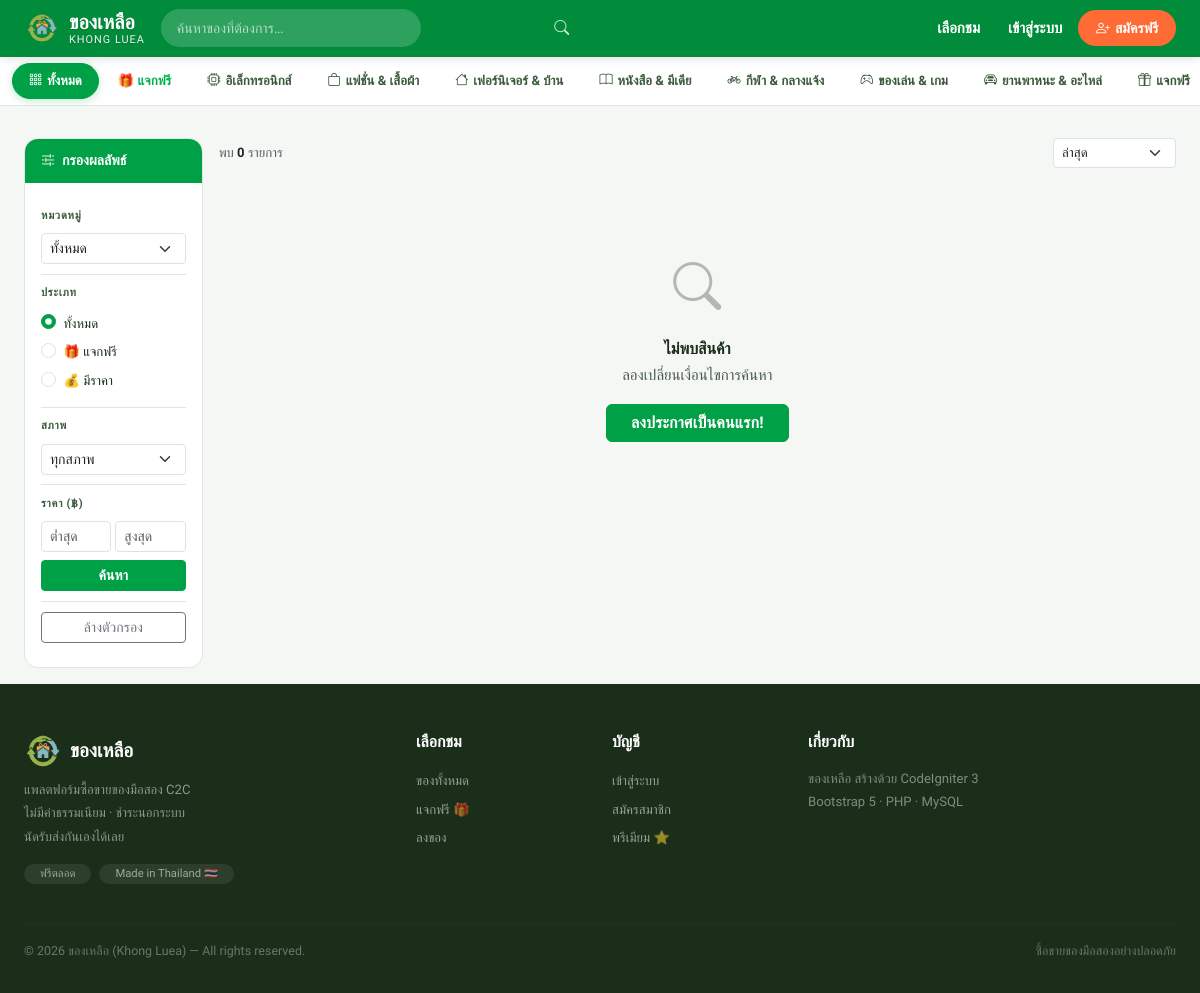
Screenshot of /index.php/frontend/items with the database file from the repository.
### tables this page shows
CREATE TABLE `categories` (
  `id`          INT(11)  UNSIGNED NOT NULL AUTO_INCREMENT,
  `parent_id`   INT(11)  UNSIGNED     NULL DEFAULT NULL,
  `name`        VARCHAR(100)      NOT NULL,
  `slug`        VARCHAR(120)      NOT NULL,
  `icon`        VARCHAR(100)          NULL DEFAULT NULL,
  `sort_order`  SMALLINT(5)  UNSIGNED NOT NULL DEFAULT 0,
  `is_active`   TINYINT(1)        NOT NULL DEFAULT 1,
  `created_at`  DATETIME          NOT NULL DEFAULT CURRENT_TIMESTAMP,
  PRIMARY KEY (`id`),
  UNIQUE KEY `uq_categories_slug` (`slug`),
  KEY `idx_categories_parent` (`parent_id`),
  CONSTRAINT `fk_categories_parent`
    FOREIGN KEY (`parent_id`) REFERENCES `categories` (`id`)
    ON DELETE SET NULL ON UPDATE CASCADE
);

### application/controllers/frontend/Items.php (called while the page is built, shortened)
<?php
class Items extends CI_Controller {
    public function __construct()
    {
        $this->load->model(['Item_model', 'Category_model', 'Image_model', 'Favorite_model']);
        $this->load->library('pagination');
    }
    public function index(): void
    {
        $filters = [
            'category_id' => $this->input->get('category_id'),
            'is_free'     => $this->input->get('is_free'),
            'condition'   => $this->input->get('condition'),
            'min_price'   => $this->input->get('min_price'),
            'max_price'   => $this->input->get('max_price'),
            'search'      => $this->input->get('q', TRUE),
            'sort'        => $this->input->get('sort') ?: 'newest',
        ];
        $total   = $this->Item_model->count_list($filters);
        $page    = max(1, (int)$this->input->get('page'));
        $offset  = ($page - 1) * ITEMS_PER_PAGE;
        $config = [
            'base_url'    => current_url() . '?' . http_build_query(array_filter($filters)),
            'total_rows'  => $total,
            'per_page'    => ITEMS_PER_PAGE,
            'uri_segment' => 0,
            'use_page_numbers' => TRUE,
            'query_string_segment' => 'page',
        ];
        $this->pagination->initialize($config);
        $data = [
            'title'      => 'Browse Items',
            'items'      => $this->Item_model->get_list($filters, ITEMS_PER_PAGE, $offset),
            'categories' => $this->Category_model->get_all_active(),
            'filters'    => $filters,
            'total'      => $total,
            'pagination' => $this->pagination->create_links(),
        ];
        $this->_render('items/index', $data);
    }
    private function _render(string $view, array $data = []): void
    {
        $this->load->view('layouts/frontend_layout', array_merge($data, ['content_view' => 'frontend/' . $view]));
    }
}

### index.php (called while the page is built, shortened)
<?php
require_once BASEPATH."core/CodeIgniter.php";

### application/helpers/auth_helper.php (called while the page is built, shortened)
<?php
if ( ! function_exists('is_logged_in')) {
    function is_logged_in(): bool {
        $CI =& get_instance();
        return (bool) $CI->session->userdata('user_id');
    }
}

### application/models/Category_model.php (called while the page is built, shortened)
<?php
class Category_model extends CI_Model {
    protected string $table = 'categories';
    public function get_all_active(): array
    {
        return $this->db->where('is_active', 1)->order_by('sort_order', 'ASC')->get($this->table)->result_array();
    }
}

### application/models/Item_model.php (called while the page is built, shortened)
<?php
class Item_model extends CI_Model {
    protected string $table = 'items';
    private function _base_query(array $filters = []): void
    {
        $this->db->select('items.*, users.name AS seller_name,
            (SELECT image_path FROM item_images WHERE item_id=items.id AND is_primary=1 LIMIT 1) AS primary_image')
            ->from($this->table)
            ->join('users', 'users.id = items.user_id')
            ->where('users.is_banned', 0);
        if (!empty($filters['user_id'])) {
            $this->db->where('items.user_id', (int)$filters['user_id'])
                     ->where('items.status !=', ITEM_DELETED);
        } else {
            $this->db->where_in('items.status', [ITEM_ACTIVE, ITEM_RESERVED]);
        }
    }
    public function get_list(array $filters = [], int $limit = ITEMS_PER_PAGE, int $offset = 0): array
    {
        $sort = $filters['sort'] ?? 'newest';
        switch ($sort) {
            default:
                $this->db->order_by('items.is_bumped', 'DESC')
                         ->order_by('items.is_highlighted', 'DESC')
                         ->order_by('items.created_at', 'DESC');
        }
        return $this->db->limit($limit, $offset)->get()->result_array();
    }
    public function count_list(array $filters = []): int
    {
        return $this->db->count_all_results();
    }
}

### application/views/frontend/items/index.php (the view, shortened to what this page needs)
<div class="container-fluid px-3 px-lg-4 py-3" style="max-width:1400px;margin:0 auto;">
  <div class="row g-3">
    <div class="col-lg-2 col-md-3 d-none d-md-block">
      <div class="kl-filter-card">
        <div class="kl-filter-head"><i class="bi bi-sliders2"></i>กรองผลลัพธ์</div>
        <div class="kl-filter-body">
          <form method="get" action="<?= site_url('items') ?>">
            <div class="kl-filter-section">
              <div class="kl-filter-label">หมวดหมู่</div>
              <select name="category_id" class="form-select form-select-sm" onchange="this.form.submit()">
                <option value="">ทั้งหมด</option>
              </select>
            </div>
            <div class="kl-filter-section">
              <div class="kl-filter-label">ประเภท</div>
              <?php foreach ([''=> 'ทั้งหมด','1'=>'🎁 แจกฟรี','0'=>'💰 มีราคา'] as $v=>$l): ?>
              <div class="form-check mb-1">
                <input class="form-check-input" type="radio" name="is_free" value="<?= $v ?>" id="t<?= $v ?>"
                       <?= (string)$filters['is_free']===(string)$v && ($v!=='' || $filters['is_free']===''||$filters['is_free']===NULL) ? 'checked' : ($v===''&&($filters['is_free']===NULL||$filters['is_free']==='')&&true?'checked':'') ?>
                       onchange="this.form.submit()">
                <label class="form-check-label small" for="t<?= $v ?>"><?= $l ?></label>
              </div>
              <?php endforeach; ?>
            </div>
            <div class="kl-filter-section">
              <div class="kl-filter-label">สภาพ</div>
              <select name="condition" class="form-select form-select-sm" onchange="this.form.submit()">
                <option value="">ทุกสภาพ</option>
              </select>
            </div>
            <div class="kl-filter-section">
              <div class="kl-filter-label">ราคา (฿)</div>
              <div class="row g-1">
                <div class="col-6"><input type="number" name="min_price" class="form-control form-control-sm" placeholder="ต่ำสุด" value="<?= htmlspecialchars($filters['min_price']??'') ?>"></div>
                <div class="col-6"><input type="number" name="max_price" class="form-control form-control-sm" placeholder="สูงสุด" value="<?= htmlspecialchars($filters['max_price']??'') ?>"></div>
              </div>
              <button type="submit" class="btn btn-primary btn-sm w-100 mt-2 fw-600">ค้นหา</button>
            </div>
            <div class="kl-filter-section">
              <a href="<?= site_url('items') ?>" class="btn btn-outline-secondary btn-sm w-100">ล้างตัวกรอง</a>
            </div>
          </form>
        </div>
      </div>
    </div>
    <div class="col-lg-10 col-md-9">
      <div class="d-flex justify-content-between align-items-center mb-3 flex-wrap gap-2">
        <div class="text-muted small">
          พบ <strong class="text-dark"><?= number_format($total) ?></strong> รายการ
        </div>
        <div class="d-flex gap-2 align-items-center">
          <select class="form-select form-select-sm w-auto" onchange="location.href=this.value" style="font-size:.83rem;">
            <?php $sorts=['newest'=>'ล่าสุด','price_asc'=>'ราคาน้อย→มาก','price_desc'=>'ราคามาก→น้อย'];
            foreach ($sorts as $v=>$l):
              $url=site_url('items?').http_build_query(array_merge(array_filter($filters),['sort'=>$v])); ?>
            <option value="<?= $url ?>" <?= $filters['sort']===$v?'selected':'' ?>><?= $l ?></option>
            <?php endforeach; ?>
          </select>
        </div>
      </div>
      <?php if (empty($items)): ?>
        <div class="kl-empty" style="padding:4rem 1rem;">
          <i class="bi bi-search"></i>
          <h6>ไม่พบสินค้า</h6>
          <p class="mb-3">ลองเปลี่ยนเงื่อนไขการค้นหา</p>
          <a href="<?= site_url('items/create') ?>" class="btn btn-primary px-4">ลงประกาศเป็นคนแรก!</a>
        </div>
      <?php endif; ?>
    </div>
  </div>
</div>

### application/views/partials/navbar.php (shortened to what this page needs)
<nav class="kl-navbar navbar navbar-expand-lg">
  <div class="container-fluid px-3 px-lg-4 d-flex align-items-center gap-2 gap-lg-3" style="max-width:1400px;margin:0 auto;">
    <a class="navbar-brand me-0" href="<?= site_url('/') ?>">
      <div class="brand-logo">
        <img src="<?= base_url('assets/img/logo-icon.png') ?>" alt="ของเหลือ"
             style="width:34px;height:34px;object-fit:contain;">
      </div>
      <div class="brand-th">ของเหลือ<span>KHONG LUEA</span></div>
    </a>
    <div class="kl-search d-none d-lg-flex flex-grow-1 position-relative" style="max-width:420px;">
      <form action="<?= site_url('items') ?>" method="get" style="width:100%;">
        <input class="form-control" type="search" name="q" placeholder="ค้นหาของที่ต้องการ…"
               value="<?= htmlspecialchars($this->input->get('q', TRUE) ?? '') ?>">
        <button type="submit" class="btn-search"><i class="bi bi-search"></i></button>
      </form>
    </div>
    <div class="collapse navbar-collapse" id="klNav">
      <ul class="navbar-nav ms-auto align-items-lg-center gap-1">
        <li class="nav-item d-none d-lg-block">
          <a class="nav-link" href="<?= site_url('items') ?>">เลือกชม</a>
        </li>
        <?php if (is_logged_in()): ?>
          <?php $user = current_user(); ?>
          <li class="nav-item">
            <a class="btn-post ms-1" href="<?= site_url('items/create') ?>">
              <i class="bi bi-plus-lg"></i>ลงของ
            </a>
          </li>
          <li class="nav-item position-relative">
            <a class="nav-link" href="<?= site_url('chat') ?>" title="ข้อความ">
              <i class="bi bi-chat-dots fs-5"></i>
              <?php
              $_unread = 0;
              try {
                  $_unread = (int)$this->Message_model->unread_count((int)$user['id']);
              } catch (Throwable $e) { $_unread = 0; }
              if ($_unread > 0): ?>
              <span class="position-absolute top-0 start-100 translate-middle badge rounded-pill"
                    style="background:var(--orange);font-size:.6rem;min-width:16px;padding:2px 5px;margin-left:-8px;margin-top:4px;">
                <?= $_unread > 99 ? '99+' : $_unread ?>
              </span>
              <?php endif; ?>
            </a>
          </li>
          <li class="nav-item">
            <a class="nav-link" href="<?= site_url('favorites') ?>" title="ของที่ถูกใจ">
              <i class="bi bi-heart fs-5"></i>
            </a>
          </li>
          <li class="nav-item dropdown">
            <a class="nav-link dropdown-toggle d-flex align-items-center gap-2 pe-0" href="#" data-bs-toggle="dropdown">
              <?php if ($user['avatar']): ?>
                <img src="<?= base_url($user['avatar']) ?>" class="rounded-circle"
                     width="30" height="30" style="object-fit:cover;border:2px solid rgba(255,255,255,.5);" alt="">
              <?php else: ?>
                <div class="rounded-circle d-flex align-items-center justify-content-center fw-800"
                     style="width:30px;height:30px;background:rgba(255,255,255,.25);color:#fff;font-size:13px;">
                  <?= strtoupper(mb_substr($user['name'],0,1)) ?>
                </div>
              <?php endif; ?>
              <span class="d-none d-xl-inline" style="font-size:.88rem;"><?= htmlspecialchars(explode(' ',$user['name'])[0]) ?></span>
            </a>
            <ul class="dropdown-menu dropdown-menu-end">
              <li class="px-3 pt-2 pb-1">
                <div class="fw-700" style="font-size:.88rem;"><?= htmlspecialchars($user['name']) ?></div>
                <div class="text-muted" style="font-size:.73rem;"><?= htmlspecialchars($user['email']) ?></div>
              </li>
              <li><hr class="dropdown-divider my-1"></li>
              <li><a class="dropdown-item" href="<?= site_url('profile/'.urlencode($user['name'])) ?>"><i class="bi bi-person me-2 text-muted"></i>โปรไฟล์ของฉัน</a></li>
              <li><a class="dropdown-item" href="<?= site_url('profile/my-listings') ?>"><i class="bi bi-grid me-2 text-muted"></i>ของที่ลงไว้</a></li>
              <li><a class="dropdown-item" href="<?= site_url('credits') ?>">
                <i class="bi bi-coin me-2 text-warning"></i>เครดิต: <strong class="text-primary"><?= number_format($user['credits']) ?></strong></a></li>
              <li><a class="dropdown-item" href="<?= site_url('premium') ?>"><i class="bi bi-star me-2 text-warning"></i>แพ็กเกจพรีเมียม</a></li>
              <li><hr class="dropdown-divider my-1"></li>
              <?php if (is_admin()): ?>
                <li><a class="dropdown-item text-danger" href="<?= site_url('admin') ?>"><i class="bi bi-shield-lock me-2"></i>Admin Panel</a></li>
                <li><hr class="dropdown-divider my-1"></li>
              <?php endif; ?>
              <li><a class="dropdown-item" href="<?= site_url('logout') ?>"><i class="bi bi-box-arrow-right me-2 text-muted"></i>ออกจากระบบ</a></li>
            </ul>
          </li>
        <?php else: ?>
          <li class="nav-item"><a class="nav-link" href="<?= site_url('login') ?>">เข้าสู่ระบบ</a></li>
          <li class="nav-item"><a class="btn-post" href="<?= site_url('register') ?>"><i class="bi bi-person-plus"></i>สมัครฟรี</a></li>
        <?php endif; ?>
      </ul>
    </div>
  </div>
</nav>
<div class="kl-catbar">
  <div class="kl-catbar-inner">
    <a href="<?= site_url('items') ?>" class="<?= !$this->input->get('category_id') && !$this->input->get('is_free') ? 'active' : '' ?>">
      <i class="bi bi-grid-3x3-gap"></i> ทั้งหมด
    </a>
    <a href="<?= site_url('items?is_free=1') ?>" class="<?= $this->input->get('is_free')==='1' ? 'active' : '' ?>"
       style="<?= $this->input->get('is_free')==='1' ? '' : 'color:#00b14f;font-weight:600;' ?>">
      🎁 แจกฟรี
    </a>
    <?php
    try {
        $_cats = $this->Category_model->get_all_active();
    } catch (Throwable $e) {
        $_cats = [];
    }
    foreach ($_cats as $c): ?>
    <a href="<?= site_url('items?category_id='.$c['id']) ?>"
       class="<?= $this->input->get('category_id') == $c['id'] ? 'active' : '' ?>">
      <i class="bi <?= htmlspecialchars($c['icon']) ?>"></i> <?= htmlspecialchars($c['name']) ?>
    </a>
    <?php endforeach; ?>
  </div>
</div>

### rows the page displays
categories: name "อิเล็กทรอนิกส์"
categories: name "แฟชั่น & เสื้อผ้า"
categories: name "เฟอร์นิเจอร์ & บ้าน"
categories: name "หนังสือ & มีเดีย"
categories: name "กีฬา & กลางแจ้ง"
categories: name "ของเล่น & เกม"
categories: name "ยานพาหนะ & อะไหล่"
categories: name "แจกฟรี"

### other values shown
$l "ทั้งหมด"
$l "🎁 แจกฟรี"
$l "💰 มีราคา"
$total "0"
form field value "ล่าสุด"
